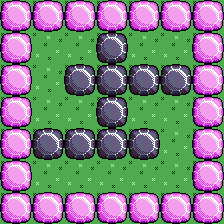

A 2D game scene composited from a Tiled map and its tileset images. What follows is a short description and the map's XML, with each tile layer's data collapsed to a summary:
An orthogonal 7x7 tile map with 32x32 px tiles, 3 tile layers (base, border, walls).

<map version="1.0" orientation="orthogonal" renderorder="right-down" width="7" height="7" tilewidth="32" tileheight="32">
 <tileset firstgid="1" name="youandme_tilesheet_32" tilewidth="32" tileheight="32">
  <image source="../youandme_tilesheet_32.png" width="96" height="32" />
 </tileset>
 <layer name="base" width="7" height="7">
  <data>[49 cells, 49 non-empty, 1 distinct tile ids]</data>
 </layer>
 <layer name="border" width="7" height="7">
  <data>[49 cells, 24 non-empty, 1 distinct tile ids]</data>
 </layer>
 <layer name="walls" width="7" height="7">
  <data>[49 cells, 10 non-empty, 1 distinct tile ids]</data>
 </layer>
</map>
